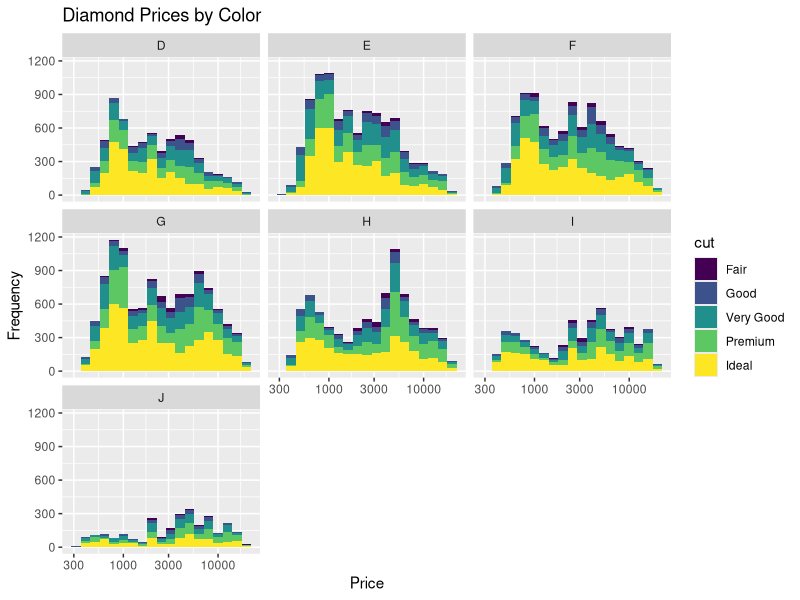
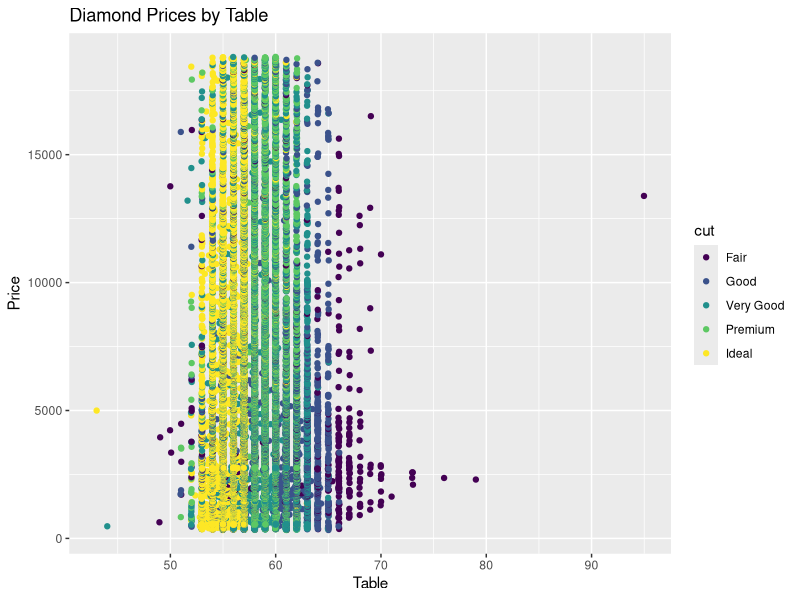
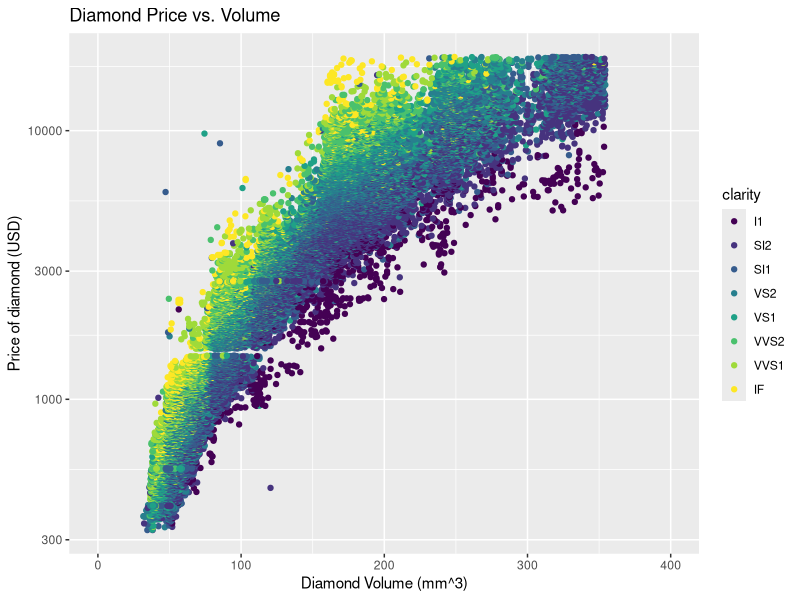

Generate these figures, in order, with R:
## ---- chunk 1
library(ggplot2)
library(dplyr)
library(tidyr)
data("diamonds")
## ---- chunk 2
ggplot(aes(x = price, fill = cut), data = diamonds) + geom_histogram(binwidth = .1) + 
  facet_wrap(~color) + labs(title = "Diamond Prices by Color", x = "Price", y = "Frequency") + 
  scale_x_log10()

## ---- chunk 3
ggplot(aes(x = table, y = price, color = cut), data = diamonds) + 
  geom_point(position=position_jitter()) + 
  labs(title = "Diamond Prices by Table", x = "Table", y = "Price")
## ---- chunk 4
diamondsVolume = filter(diamonds, x*y*z > 0, x*y*z <= quantile(x*y*z, 0.99))

ggplot(aes(x = x*y*z, y = price, color = clarity), 
       data = diamondsVolume) + geom_point() +  
  scale_y_log10() + xlim(0,400) +
  labs(title = "Diamond Price vs. Volume", x = "Diamond Volume (mm^3)",
       y = "Price of diamond (USD)")

